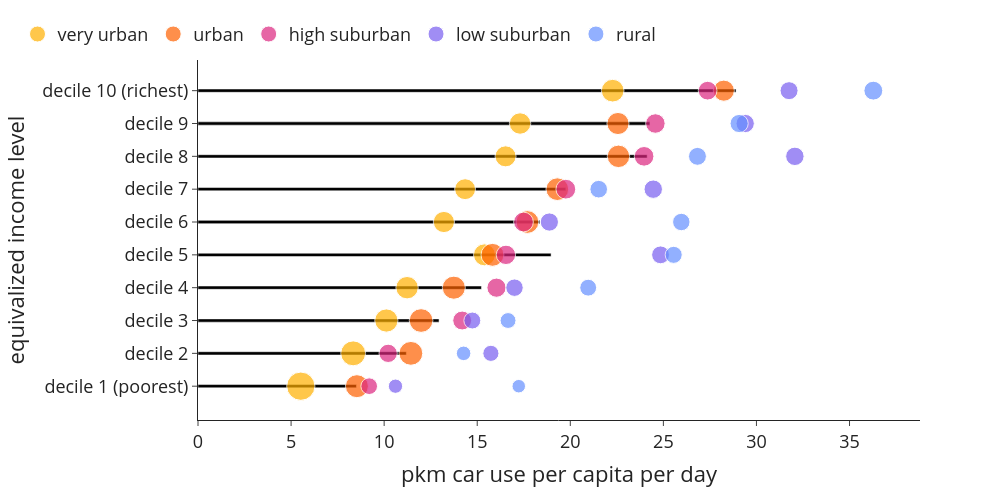

Notebook code cell kept with this figure:
### Markdown cell above
#### Mobility

### Code cell
bubblechart((use['car_pkm']*use['n_hhd']/365), use['n_hhdmem'+year], use['n_hhd'], 0, 3, 'pkm car use per capita per day','equivalized income level', 'pkmcar_per_cap_inc_urb')

### Figure 1 — Plotly figure (JSON) as saved in the notebook; plotly's stock layout.template omitted (floating-point values rounded to 4 significant figures)
{"data": [{"alignmentgroup": "True", "hovertemplate": "pkm car use per capita per day=%{x}<br>equivalized income level=%{y}<extra></extra>", "legendgroup": "", "marker": {"color": "#000000", "pattern": {"shape": ""}}, "name": "", "offsetgroup": "", "orientation": "h", "showlegend": false, "textposition": "auto", "type": "bar", "x": [8.511, 11.19, 12.95, 15.23, 18.97, 18.37, 19.76, 24.13, 24.28, 28.9], "xaxis": "x", "y": ["decile 1 (poorest)", "decile 2", "decile 3", "decile 4", "decile 5", "decile 6", "decile 7", "decile 8", "decile 9", "decile 10 (richest)"], "yaxis": "y"}, {"legendrank": 0, "marker": {"color": "#ffb000", "size": [295650, 229445, 199375, 185505, 178195, 165880, 161660, 163280, 169475, 189985], "sizemin": 4, "sizemode": "area", "sizeref": 739.1}, "mode": "markers", "name": "very urban", "showlegend": true, "type": "scatter", "x": [5.523, 8.336, 10.12, 11.23, 15.39, 13.21, 14.35, 16.52, 17.3, 22.28], "y": ["decile 1 (poorest)", "decile 2", "decile 3", "decile 4", "decile 5", "decile 6", "decile 7", "decile 8", "decile 9", "decile 10 (richest)"]}, {"legendrank": 1, "marker": {"color": "#fe6100", "size": [195640, 209210, 207070, 197205, 194295, 191620, 190445, 186620, 180970, 164895], "sizemin": 4, "sizemode": "area", "sizeref": 739.1}, "mode": "markers", "name": "urban", "showlegend": true, "type": "scatter", "x": [8.536, 11.44, 11.98, 13.74, 15.82, 17.7, 19.3, 22.59, 22.56, 28.25], "y": ["decile 1 (poorest)", "decile 2", "decile 3", "decile 4", "decile 5", "decile 6", "decile 7", "decile 8", "decile 9", "decile 10 (richest)"]}, {"legendrank": 2, "marker": {"color": "#dc267f", "size": [102610, 123865, 131345, 136085, 138775, 143930, 144640, 142910, 140390, 129885], "sizemin": 4, "sizemode": "area", "sizeref": 739.1}, "mode": "markers", "name": "high suburban", "showlegend": true, "type": "scatter", "x": [9.196, 10.22, 14.19, 16.03, 16.54, 17.49, 19.76, 23.96, 24.57, 27.38], "y": ["decile 1 (poorest)", "decile 2", "decile 3", "decile 4", "decile 5", "decile 6", "decile 7", "decile 8", "decile 9", "decile 10 (richest)"]}, {"legendrank": 3, "marker": {"color": "#785ef0", "size": [75390, 96295, 105730, 112540, 117555, 122705, 125325, 125365, 123910, 120060], "sizemin": 4, "sizemode": "area", "sizeref": 739.1}, "mode": "markers", "name": "low suburban", "showlegend": true, "type": "scatter", "x": [10.61, 15.73, 14.74, 17.0, 24.85, 18.87, 24.46, 32.06, 29.39, 31.75], "y": ["decile 1 (poorest)", "decile 2", "decile 3", "decile 4", "decile 5", "decile 6", "decile 7", "decile 8", "decile 9", "decile 10 (richest)"]}, {"legendrank": 4, "marker": {"color": "#648fff", "size": [67320, 78020, 92890, 105355, 107660, 112500, 114645, 118525, 121850, 131815], "sizemin": 4, "sizemode": "area", "sizeref": 739.1}, "mode": "markers", "name": "rural", "showlegend": true, "type": "scatter", "x": [17.23, 14.27, 16.66, 20.96, 25.55, 25.96, 21.53, 26.83, 29.07, 36.28], "y": ["decile 1 (poorest)", "decile 2", "decile 3", "decile 4", "decile 5", "decile 6", "decile 7", "decile 8", "decile 9", "decile 10 (richest)"]}], "layout": {"bargap": 0.9, "barmode": "relative", "font": {"size": 18}, "height": 500, "legend": {"orientation": "h", "tracegroupgap": 0, "x": -0.25, "xanchor": "left", "y": 1.02, "yanchor": "bottom"}, "margin": {"t": 60}, "width": 1000, "xaxis": {"anchor": "y", "domain": [0, 1], "title": {"text": "pkm car use per capita per day"}}, "yaxis": {"anchor": "x", "domain": [0, 1], "title": {"text": "equivalized income level"}}}}
